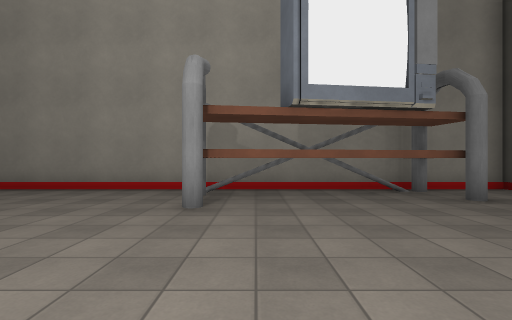
[1] (above)

17 first-person views from a walk through a level from a Godot 3-D game. The camera is 1.4 m above the floor, looks level and sees 85° across. The floor is counted in squares, 2 m on a side. Each view is taken from the middle of a square. On the plan, view 1 faces up. The plan holds only what a view shows up to about 9 squares ahead; the rest is blank. The place goes on beyond the plan. Door leaves are left out where a doorway can be walked through. Surface patterns are stand-ins for the level's own textures.

[2]
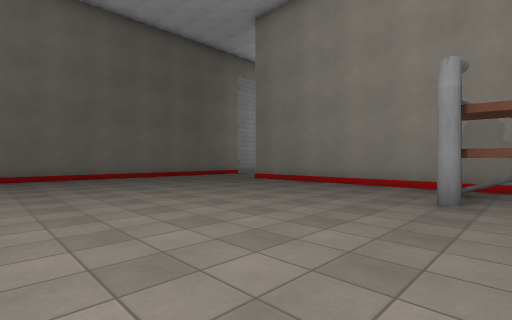

[3]
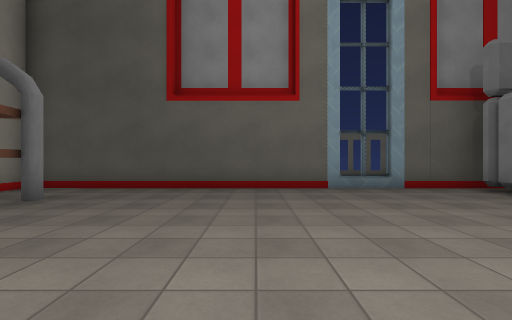

[4]
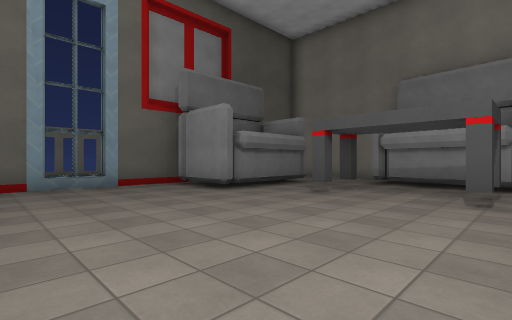

[5]
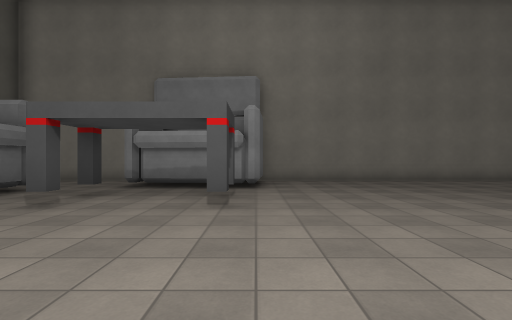

[6]
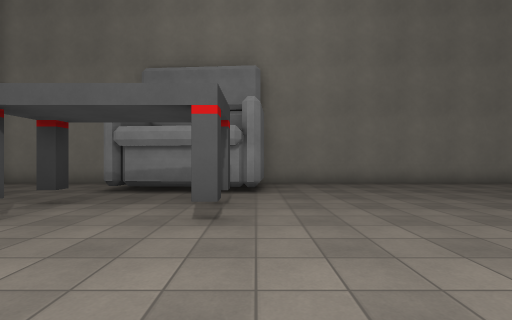

[7]
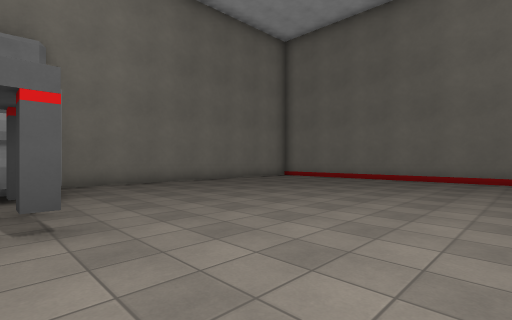

[8]
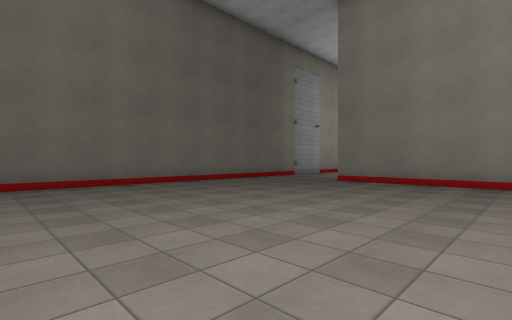

[9]
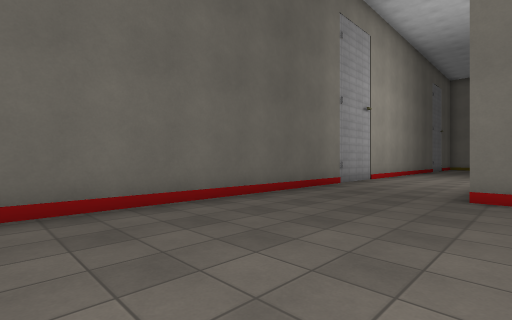

[10]
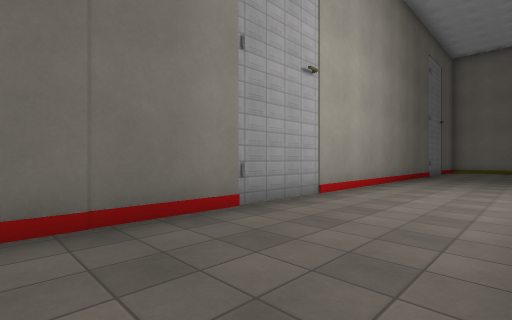

[11]
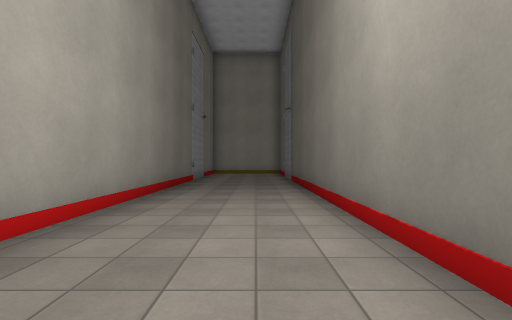

[12]
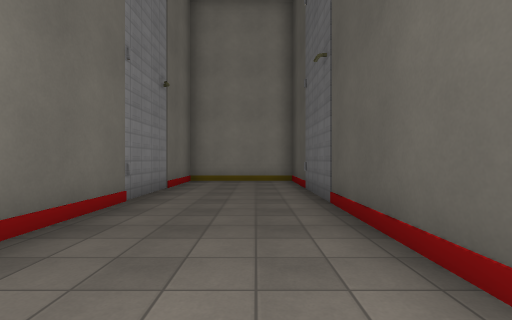

[13]
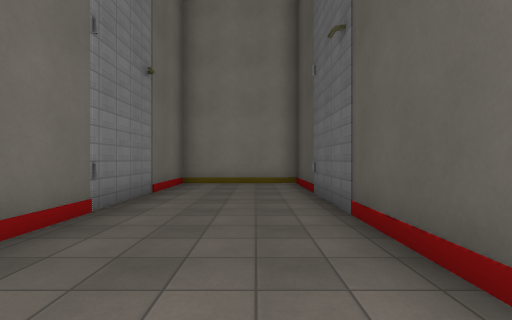

[14]
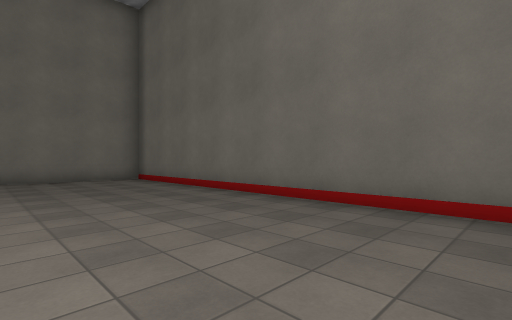

[15]
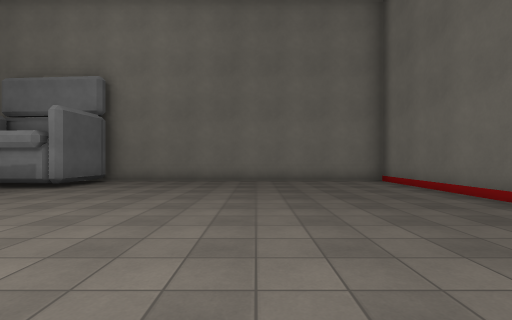

[16]
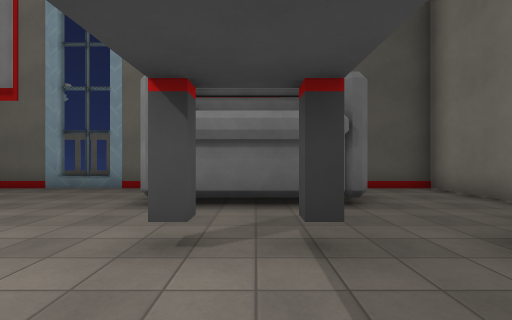

[17]
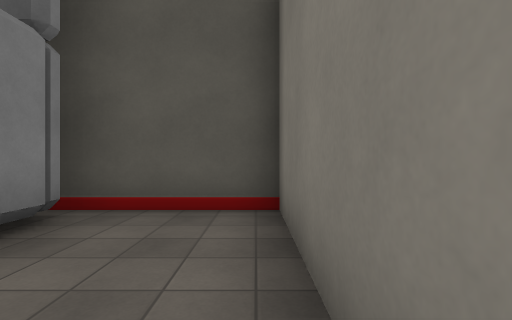

### Floor plan
Points are (right, up) in squares from view 1. A wall is a line through its corners. A room is listed if a view was taken in it or the views show most of it. See-through windows are left out.
Room 1 (views 1, 2, 3, 4, 5, 6, 7, 8, 9, 10, 11, 12, 13, 14, 15, 16, 17)
walls: (0.7, 5.7) (-0.3, 5.7); (0.7, 5.7) (-0.2, 5.5); (3.8, 5) (-0.9, 4.4); (-7.8, 11.2) (-7.8, 24.5) (-11.2, 24.4) (-11.2, -10); (6.1, -2.4) (6.1, -1); (-2.3, -10.1) (-2.1, -8) (1.5, -8.3); (3.3, -7.7) (3.3, -4.2) (5.4, -4.2); (5.9, -4.8) (5.9, 6.7) (-7.9, 6.7); (-9.6, -10.3) (-2.1, -10.3); (2.2, -10.3) (5.9, -10.3) (5.9, -7.1); (5.4, -7.8) (4.4, -7.8)
ways out: open door at (6, -1.5)

Where each view was taken, in squares from view 1:
view 1: 0 up, 0 right, facing up
view 2: 1 down, 0 right, facing up-left
view 3: 1 up, 1 left, facing right
view 4: 0 up, 2 left, facing down-right
view 5: 1 down, 2 left, facing down
view 6: 2 down, 2 left, facing down
view 7: 2 down, 1 left, facing down-left
view 8: 2 down, 3 left, facing up-left
view 9: 1 up, 7 left, facing up-left
view 10: 6 up, 8 left, facing up-left
view 11: 10 up, 9 left, facing up
view 12: 15 up, 9 left, facing up
view 13: 16 up, 9 left, facing up
view 14: 0 up, 7 left, facing down-left
view 15: 1 down, 7 left, facing down
view 16: 6 down, 1 left, facing right
view 17: 10 down, 2 right, facing right
